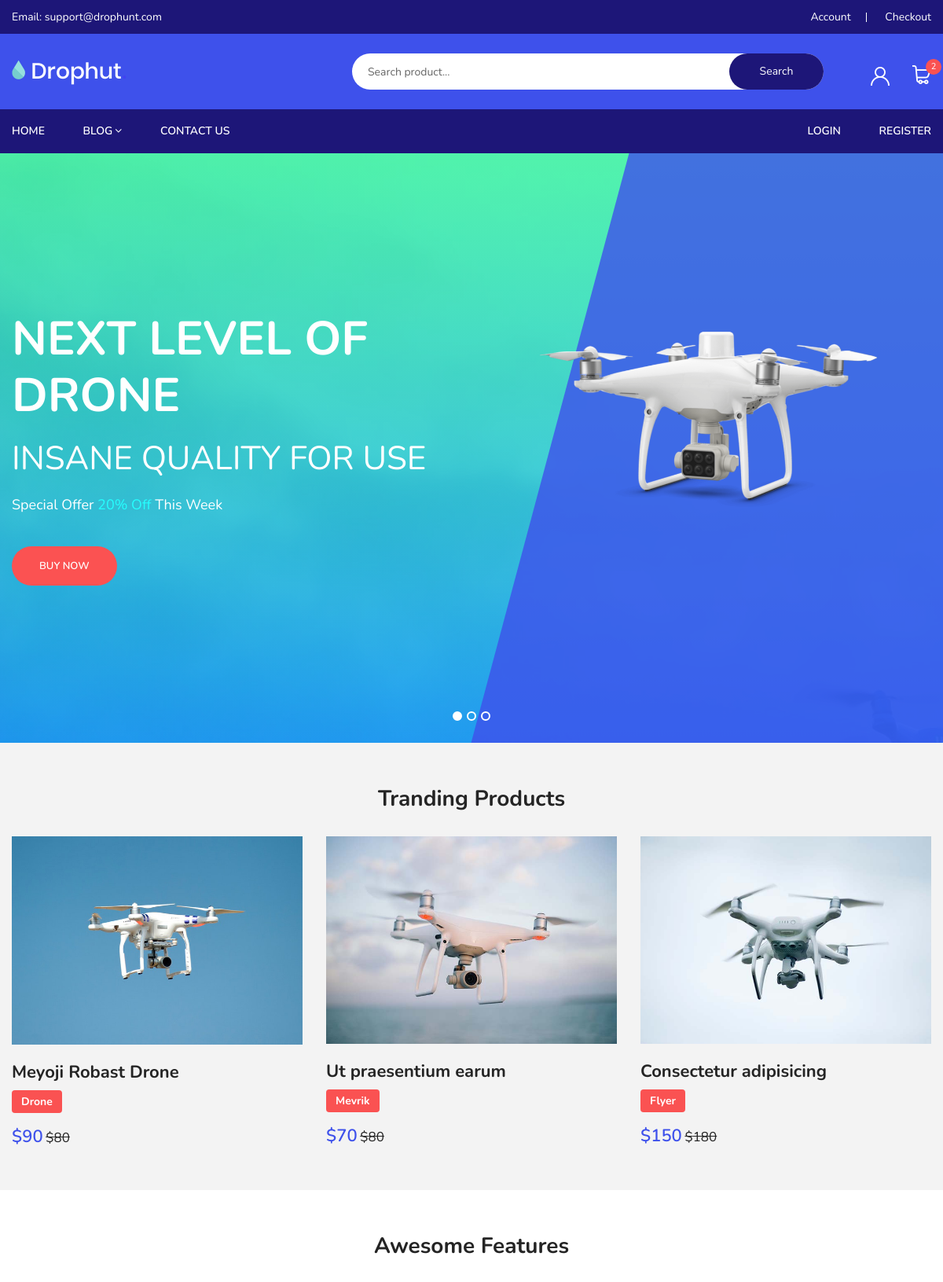
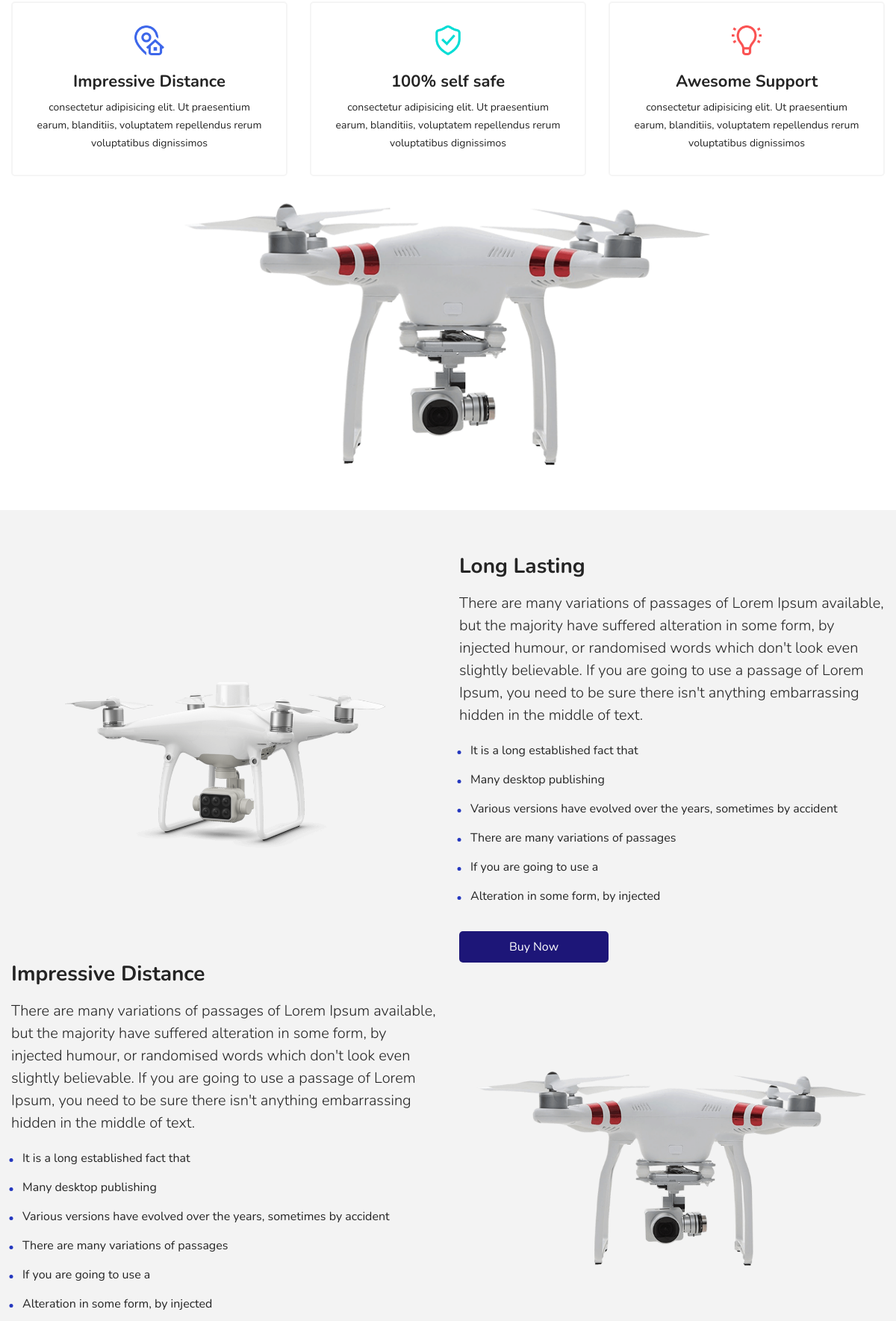
The page / (upper part) on the database its author committed (2 pictures, top to bottom).
### pages/models.py (models this page shows)
class Products_listing(models.Model):
    product_title = models.CharField(max_length=200)
    product_name = models.CharField(max_length=50)
    product_price = models.IntegerField()
    old_price = models.IntegerField(default=None, null=True,)
    product_description = models.TextField(null=True,)
    product_img = models.ImageField(upload_to ='photos/%Y/%m/%d/',blank=True)
    photo_1 = models.ImageField(upload_to ='photos/%Y/%m/%d/',blank=True)
    photo_2 = models.ImageField(upload_to ='photos/%Y/%m/%d/', blank=True)
    photo_3 = models.ImageField(upload_to ='photos/%Y/%m/%d/', blank=True)
    photo_4 = models.ImageField(upload_to ='photos/%Y/%m/%d/', blank=True)
    photo_5 = models.ImageField(upload_to ='photos/%Y/%m/%d/', blank=True)

### pages/views.py (the view)
# urls.py: 2. Add a URL to urlpatterns:  path('', views.home, name='home')
def home(request):
    products = Products_listing.objects.all()
    return render(request, 'pages/index.html',{'products':products})

### templates/pages/index.html (shortened to what this page needs)
{% extends "base.html" %}
{% load static %}
{% block content %}
    <section class="slider_section d-flex align-items-center" data-bgimg="assets/img/slider/slider3.jpg">
        <div class="slider_area owl-carousel">
            <div class="single_slider d-flex align-items-center">
                <div class="container">
                    <div class="row">
                        <div class="col-xl-6 col-md-6">
                            <div class="slider_content">
                                <h1>Next level of Drone</h1>
                                <h2>Insane Quality for use</h2>
                                <p>Special offer <span> 20% off </span> this week</p>
                                <a class="button" href="product-details.html">Buy now</a>
                            </div>
                        </div>
                        <div class="col-xl-6 col-md-6">
                            <div class="slider_content">
                                <img src="{% static 'img/product/1.png' %}" alt="">
                            </div>
                        </div>
                    </div>
                </div>
            </div>
        </div>
    </section>
    <section class="pt-60 pb-30 gray-bg">
        <div class="container">
            <div class="row">
                <div class="col text-center">
                    <div class="section-title">
                        <h2>Tranding Products</h2>
                    </div>
                </div>
            </div>
            <div class="row justify-content-center">
                {% if products %}
                {% for product in products %}
                    <div class="col-xl-4 col-lg-4 col-md-4 col-sm-6 col-12">
                        <div class="single-tranding">
                                <a {% if user.is_authenticated %}
                                    href="{% url "product" product.id %}"
                                    {% else %}
                                    href="{% url "login" %}"
                                    {% endif %}>
                                    <div class="tranding-pro-img">
                                        <img src="{{product.product_img.url}}" alt="">
                                    </div>
                                    <div class="tranding-pro-title">
                                        <h3>{{product.product_title}}</h3>
                                        <h4>{{product.product_name}}</h4>
                                    </div>
                                    <div class="tranding-pro-price">
                                        <div class="price_box">
                                            <span class="current_price">${{product.product_price}}</span>
                                            <span class="old_price">${{product.old_price}}</span>
                                        </div>
                                    </div>
                                </a>
                        </div>
                    </div>
                {% endfor %}
                {% else %}
                    <h1>No trending products found!</h1>
                {% endif %}
            </div>
        </div>
    </section>
    <section class="features-area pt-60 pb-60">
        <div class="container">
            <div class="row">
                <div class="col text-center">
                    <div class="section-title">
                        <h2>Awesome Features</h2>
                    </div>
                </div>
            </div>
            <div class="row justify-content-center">
                <div class="col-xl-4 col-lg-4 col-md-4 col-sm-6 col-12">
                    <div class="single-features">
                        <img src="{% static 'img/icon/1.png' %}" alt="">
                        <h3>Impressive Distance</h3>
                        <p>consectetur adipisicing elit. Ut praesentium earum, blanditiis, voluptatem repellendus rerum voluptatibus dignissimos</p>
                    </div>
                </div>
                <div class="col-xl-4 col-lg-4 col-md-4 col-sm-6 col-12">
                    <div class="single-features">
                        <img src="{% static 'img/icon/2.png' %}" alt="">
                        <h3>100% self safe</h3>
                        <p>consectetur adipisicing elit. Ut praesentium earum, blanditiis, voluptatem repellendus rerum voluptatibus dignissimos</p>
                    </div>
                </div>
                <div class="col-xl-4 col-lg-4 col-md-4 col-sm-6 col-12">
                    <div class="single-features">
                        <img src="{% static 'img/icon/3.png' %}" alt="">
                        <h3>Awesome Support</h3>
                        <p>consectetur adipisicing elit. Ut praesentium earum, blanditiis, voluptatem repellendus rerum voluptatibus dignissimos</p>
                    </div>
                </div>
                <div class="col-xl-8 col-lg-8 col-md-8 col-sm-12 col-12">
                    <a href="#"><img src="assets/img/product/2.png" alt=""></a>
                </div>
            </div>
        </div>
    </section>
    <section class="gray-bg pt-60 pb-60">
        <div class="container">
            <div class="row">
                <div class="col-xl-6 col-lg-6 col-md-6 col-sm-12 order-lg-1 order-md-1 order-sm-1">
                    <div class="pro-details-feature">
                        <img src="{% static "img/product/1.png" %}" alt="">
                    </div>
                </div>
                <div class="col-xl-6 col-lg-6 col-md-6 col-sm-12 order-lg-2 order-md-2 order-sm-2">
                    <div class="pro-details-feature">
                        <h3>Long Lasting</h3>
                        <p>There are many variations of passages of Lorem Ipsum available, but the majority have suffered alteration in some form, by injected humour, or randomised words which don't look even slightly believable. If you are going to use a passage of Lorem Ipsum, you need to be sure there isn't anything embarrassing hidden in the middle of text.</p>
                        <ul>
                            <li>It is a long established fact that</li>
                            <li>Many desktop publishing</li>
                            <li>Various versions have evolved over the years, sometimes by accident</li>
                            <li>There are many variations of passages</li>
                            <li>If you are going to use a</li>
                            <li>Alteration in some form, by injected</li>
                        </ul>
                        <a href="#">Buy now</a>
                    </div>
                </div>
                <div class="col-xl-6 col-lg-6 col-md-6 col-sm-12 order-lg-3 order-md-4 order-sm-4 order-4">
                    <div class="pro-details-feature">
                        <h3>Impressive Distance</h3>
                        <p>There are many variations of passages of Lorem Ipsum available, but the majority have suffered alteration in some form, by injected humour, or randomised words which don't look even slightly believable. If you are going to use a passage of Lorem Ipsum, you need to be sure there isn't anything embarrassing hidden in the middle of text.</p>
                        <ul>
                            <li>It is a long established fact that</li>
                            <li>Many desktop publishing</li>
                            <li>Various versions have evolved over the years, sometimes by accident</li>
                            <li>There are many variations of passages</li>
                            <li>If you are going to use a</li>
                            <li>Alteration in some form, by injected</li>
                        </ul>
                    </div>
                </div>
                <div class="col-xl-6 col-lg-6 col-md-6 col-sm-12 order-lg-4 order-md-3 order-sm-3 order-3">
                    <div class="pro-details-feature">
                        <img src="{% static "img/product/2.png" %}" alt="">
                    </div>
                </div>
            </div>
        </div>
    </section>
{% endblock content %}

### templates/base.html (shortened to what this page needs)
{% load static %}
<!doctype html>
<html class="no-js" lang="en">
<head>
    <link rel="stylesheet" href="{% static "css/plugins.css" %}">
    <link rel="stylesheet" href="{% static "css/style.css" %}">
    <link rel="stylesheet" href="{% static "css/custom.css" %}">
</head>
<body>
{% include 'partials/_navbar.html' %}
{% block content %}
{% endblock content %}
</body>
</html>

### templates/partials/_navbar.html (shortened to what this page needs)
{% load static %}
    <header>
        <div class="main_header">
            <div class="header_top">
                <div class="container">
                    <div class="row align-items-center">
                        <div class="col-lg-6 col-md-6">
                            <div class="support_info">
                                <p>Email: <a href="mailto:">support@drophunt.com</a></p>
                            </div>
                        </div>
                        <div class="col-lg-6 col-md-6">
                            <div class="top_right text-right">
                                <ul>
                                   <li><a href="my-account.html">Account</a></li>
                                   <li><a href="checkout.html">Checkout</a></li>
                                </ul>
                            </div>
                        </div>
                    </div>
                </div>
            </div>
            <div class="header_middle">
                <div class="container">
                    <div class="row align-items-center">
                        <div class="col-lg-3 col-md-6">
                            <div class="logo">
                                <a href="{% url 'home' %}"><img src="{% static "img/logo/logo.png" %}" alt=""></a>
                            </div>
                        </div>
                        <div class="col-lg-9 col-md-6">
                            <div class="middel_right">
                                <div class="search_container">
                                   <form action="{% url 'search'%}" method="POST">
                                        <div class="search_box">
                                            <input placeholder="Search product..." type="text" name="searched">
                                            <button type="submit">Search</button>
                                        </div>
                                    </form>
                                </div>
                                <div class="middel_right_info">
                                    <div class="header_wishlist">
                                        <a href="#"><img src="{% static "img/user.png" %}" alt=""><span>{{user.username}}</span></a>
                                    </div>
                                    <div class="mini_cart_wrapper">
                                        <a href="javascript:void(0)"><img src="{% static "img/shopping-bag.png" %}" alt=""></a>
                                        <span class="cart_quantity">2</span>
                                    </div>
                                </div>
                            </div>
                        </div>
                    </div>
                </div>
            </div>
            <div class="main_menu_area">
                <div class="container">
                    <div class="row justify-content-center">
                        <div class="col-lg-12 col-md-12">
                            <div class="main_menu menu_position">
                                <nav>
                                    <ul>
                                        <li><a href="{% url 'home' %}">home</a></li>
                                        <li><a href="{% url 'blogs' %}">blog<i class="fa fa-angle-down"></i></a>
                                        </li>
                                        <li><a href="contact.html"> Contact Us</a></li>
                                    </ul>
                                    <ul>
                                        {% if user.is_authenticated %}
                                            <li><a href="{% url 'logout' %}"> Log Out</a></li>
                                        {% else %}
                                            <li><a href="{% url 'login' %}"> LogIn</a></li>
                                            <li><a href="{% url 'register' %}"> Register</a></li>
                                        {% endif %}
                                    </ul>
                                </nav>
                            </div>
                        </div>
                    </div>
                </div>
            </div>
        </div>
    </header>

### templates/partials/_footer.html (shortened to what this page needs)
{% load static %}

### rows shown on the page
Products_listing: product_img (picture), product_title "Meyoji Robast Drone", product_name "Drone", product_price "90", old_price "80"
Products_listing: product_img (picture), product_title "Ut praesentium earum", product_name "Mevrik", product_price "70", old_price "80"
Products_listing: product_img (picture), product_title "Consectetur adipisicing", product_name "Flyer", product_price "150", old_price "180"
